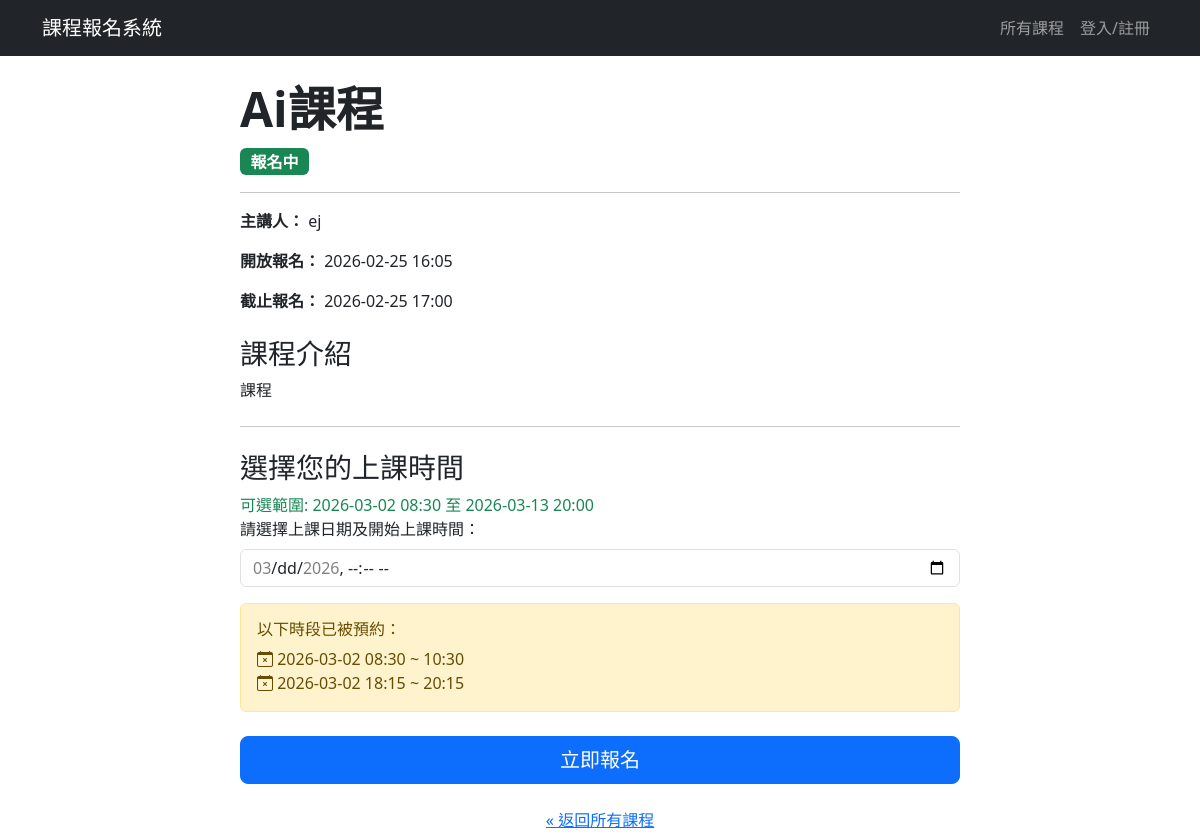
The app's page /course/2, older data.
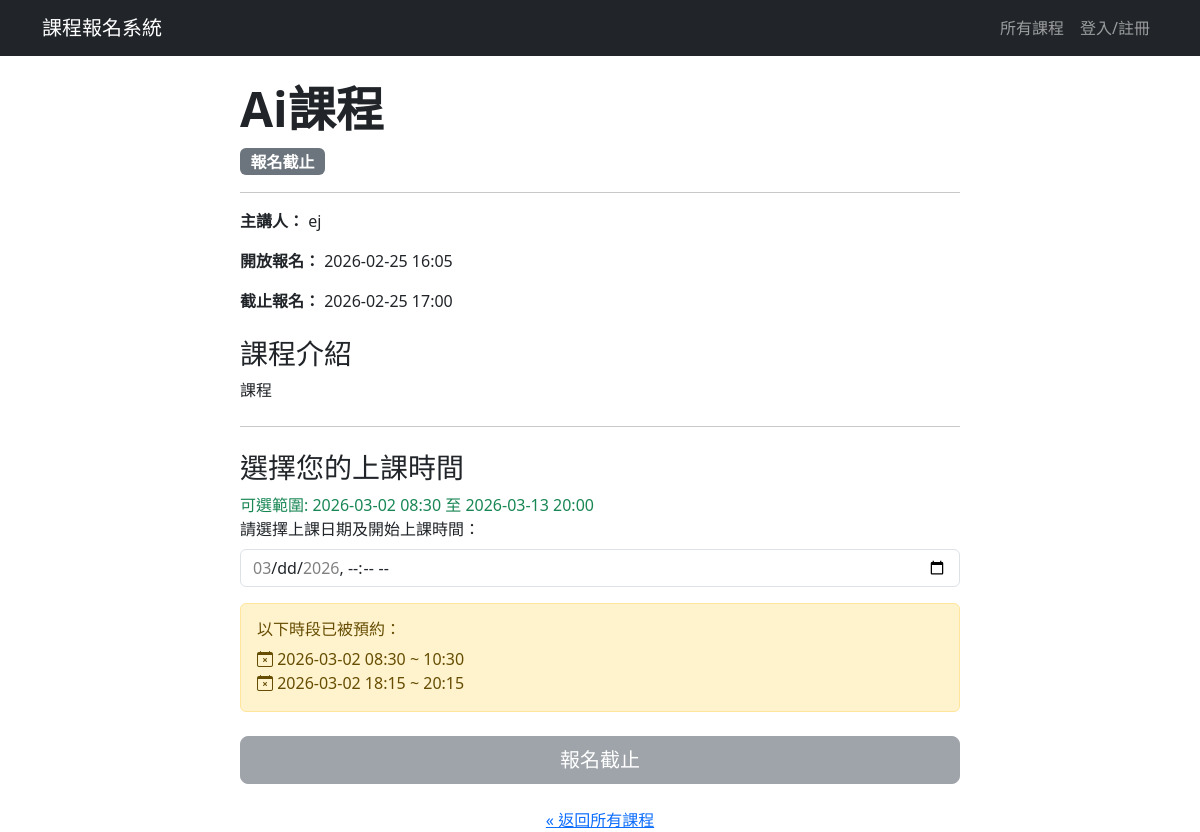
The same page, newer data.
### app.py (models this page shows)
class Course(db.Model):
    __tablename__ = 'course' # 建議明確指定表名
    id = db.Column(db.Integer, primary_key=True)
    name = db.Column(db.String(120), nullable=False)
    description = db.Column(db.Text, nullable=False) # 課程描述
    speaker_info = db.Column(db.String(200)) # 講者資訊
    has_time_slots = db.Column(db.Boolean, default=False, nullable=False) # 是否有梯次
    status = db.Column(db.String(20), default='尚未開放') # 課程狀態：尚未開放、報名中、報名截止
    registration_start_time = db.Column(db.DateTime, nullable=False) # 報名開始時間
    registration_end_time = db.Column(db.DateTime, nullable=False) # 報名截止時間
    allow_user_to_choose_time = db.Column(db.Boolean, default=False, nullable=False) # 是否允許使用者自選時間
    duration_hours = db.Column(db.Float, nullable=True, default=1) # 新增：上課時數欄位
    user_choice_start_date = db.Column(db.Date, nullable=True) # 自選時間的可選起始日
    user_choice_end_date = db.Column(db.Date, nullable=True) # 自選時間的可選結束日
    user_choice_start_time_of_day = db.Column(db.Time, nullable=True) # 自選時間的每日可選起始時間
    user_choice_end_time_of_day = db.Column(db.Time, nullable=True) # 自選時間的每日可選結束時間
    __table_args__ = {'extend_existing': True} # 避免重複定義表格錯誤
    files = db.relationship('CourseFile', backref='course', lazy=True, cascade="all, delete-orphan") # 課程有多個檔案，刪除課程時也刪除相關檔案
    time_slots = db.relationship('TimeSlot', backref='course', lazy=True, cascade="all, delete-orphan") # 課程有多個梯次，刪除課程時也刪除相關梯次

### app.py (the view)
@app.route('/course/<int:course_id>')
def course_detail(course_id):
    check_course_status()
    course = db.session.get(Course, course_id)
    if not course:
        abort(404)
    available_slots = []
    if course.has_time_slots:
        available_slots = TimeSlot.query.filter(
            TimeSlot.course_id == course.id,
            TimeSlot.booked_count < TimeSlot.capacity
        ).order_by(TimeSlot.slot_start_time).all()
    is_registered = False
    if current_user.is_authenticated:
        user_reg = Registration.query.join(TimeSlot).filter(
            Registration.user_id == current_user.id,
            TimeSlot.course_id == course.id
        ).first()
        is_registered = user_reg is not None
    booked_slots_display = []
    booked_slots_iso = []
    if course.allow_user_to_choose_time:
        booked_slots_query = TimeSlot.query.filter_by(
            course_id=course.id, capacity=1
        ).order_by(TimeSlot.slot_start_time).all()
        booked_slots_display = booked_slots_query
        booked_slots_iso = [slot.slot_start_time.isoformat() for slot in booked_slots_query]
    user_choice_start_datetime = None
    user_choice_end_datetime = None
    if course.allow_user_to_choose_time and course.user_choice_start_date and course.user_choice_start_time_of_day:
        user_choice_start_datetime = datetime.combine(course.user_choice_start_date, course.user_choice_start_time_of_day)
    if course.allow_user_to_choose_time and course.user_choice_end_date and course.user_choice_end_time_of_day:
        user_choice_end_datetime = datetime.combine(course.user_choice_end_date, course.user_choice_end_time_of_day)
    return render_template(
        'course_detail.html',
        course=course,
        is_registered=is_registered,
        available_slots=available_slots,
        user_choice_start_datetime=user_choice_start_datetime,
        user_choice_end_datetime=user_choice_end_datetime,
        booked_user_choice_slots=booked_slots_display,
        booked_slots_iso=booked_slots_iso
    )

### templates/course_detail.html (shortened to what the changed rows need)
{% extends "layout.html" %}
{% block content %}
<div class="container mt-4">
    <div class="row">
        <div class="col-lg-8 mx-auto">
            <h2 class="display-5 fw-bold">{{ course.name }}</h2>
            <p class="lead">
                {% if course.status == '報名中' %}
                    <span class="badge bg-success fs-6">報名中</span>
                {% elif course.status == '尚未開放' %}
                    <span class="badge bg-warning text-dark fs-6 ">尚未開放</span>
                {% else %}
                    <span class="badge bg-secondary fs-6">報名截止</span>
                {% endif %}
            </p>
            <hr>
            <p><strong>主講人：</strong> {{ course.speaker_info }}</p>
            <p><strong>開放報名：</strong> {{ course.registration_start_time.strftime('%Y-%m-%d %H:%M') }}</p>
            <p><strong>截止報名：</strong> {{ course.registration_end_time.strftime('%Y-%m-%d %H:%M') }}</p>
            <h3 class="mt-4">課程介紹</h3>
            <div style="white-space: pre-wrap;">{{ course.description }}</div>
        <hr class="my-4">
        {% if course.has_time_slots and not course.allow_user_to_choose_time %}
            <h3 class="mt-4">選擇上課時間</h3>
            {% if available_slots %}
                <div class="list-group" id="slot-selection">
                {% for slot in available_slots %}
                    <label class="list-group-item">
                        <input class="form-check-input me-1" type="radio" name="time_slot_id" value="{{ slot.id }}">
                        {{ slot.slot_start_time.strftime('%Y-%m-%d %H:%M') }} ~ {{ slot.slot_end_time.strftime('%H:%M') }} (剩餘名額: {{ slot.capacity - slot.booked_count }})
                    </label>
                {% endfor %}
                </div>
            <div class="d-grid gap-2 mt-3">
                {% if course.status != '報名中' %}
                    <button class="btn btn-secondary btn-lg" disabled>{{ course.status }}</button>
                {% else %}
                    {% if current_user.is_authenticated %}
                        {% if is_registered %}
                            <button class="btn btn-outline-secondary btn-lg" disabled>您已報名</button>
                        {% else %}
                            <button class="btn btn-primary btn-lg" onclick="handleRegistration()">立即報名</button>
                        {% endif %}
                    {% else %}
                        <button class="btn btn-primary btn-lg" onclick="promptLogin()">立即報名</button>
                    {% endif %}
                {% endif %}
            </div>
            {% else %}
                <p class="text-danger">名額已滿</p>
            {% endif %}
        {% elif course.allow_user_to_choose_time %}
            <h3 class="mt-4">選擇您的上課時間</h3>
            <div class="mb-3">
                <div class="form-text text-success fs-6">
                </div>
                <label for="user_selected_time" class="form-label">請選擇上課日期及開始上課時間：</label>
                <input type="datetime-local" id="user_selected_time" name="user_selected_time" class="form-control"
                       step="1800"
                       data-booked-slots='{{ booked_slots_iso|tojson|safe }}'
                       min="{{ user_choice_start_datetime.strftime('%Y-%m-%dT%H:%M') if user_choice_start_datetime else '' }}"
                       max="{{ user_choice_end_datetime.strftime('%Y-%m-%dT%H:%M') if user_choice_end_datetime else '' }}" required>
            </div>
            <div class="d-grid gap-2 mt-3">
                {% if booked_user_choice_slots %}
                <div class="alert alert-warning" role="alert">
                    <h6 class="alert-heading">以下時段已被預約：</h6>
                    <ul class="list-unstyled mb-0">
                    </ul>
                </div>
                {% endif %}
                {% if course.status != '報名中' %}
                    <button class="btn btn-secondary btn-lg" disabled>{{ course.status }}</button>
                {% elif not current_user.is_authenticated %}
                    <button class="btn btn-primary btn-lg" onclick="promptLogin()">立即報名</button>
                {% elif is_registered %}
                     <button class="btn btn-outline-secondary btn-lg" disabled>您已報名</button>
                {% else %}
                     <button class="btn btn-primary btn-lg" onclick="handleRegistration()">立即報名</button>
                {% endif %}
            </div>
        {% else %}
            <div class="d-grid gap-2">
                <p class="text-muted">本課程目前未開放時間選擇。</p>
            </div>
        {% endif %}
        <div class="text-center mt-4">
            <a href="{{ url_for('index') }}">&laquo; 返回所有課程</a>
        </div>
        </div>
    </div>
</div>
{% endblock %}

Row changes from the older to the newer data that the page shows:
changed Course "Ai課程": status (not shown) → "報名截止"
Text that changed along with them:
text no longer shown: "報名中 立即報名"
text now shown: "報名截止"
